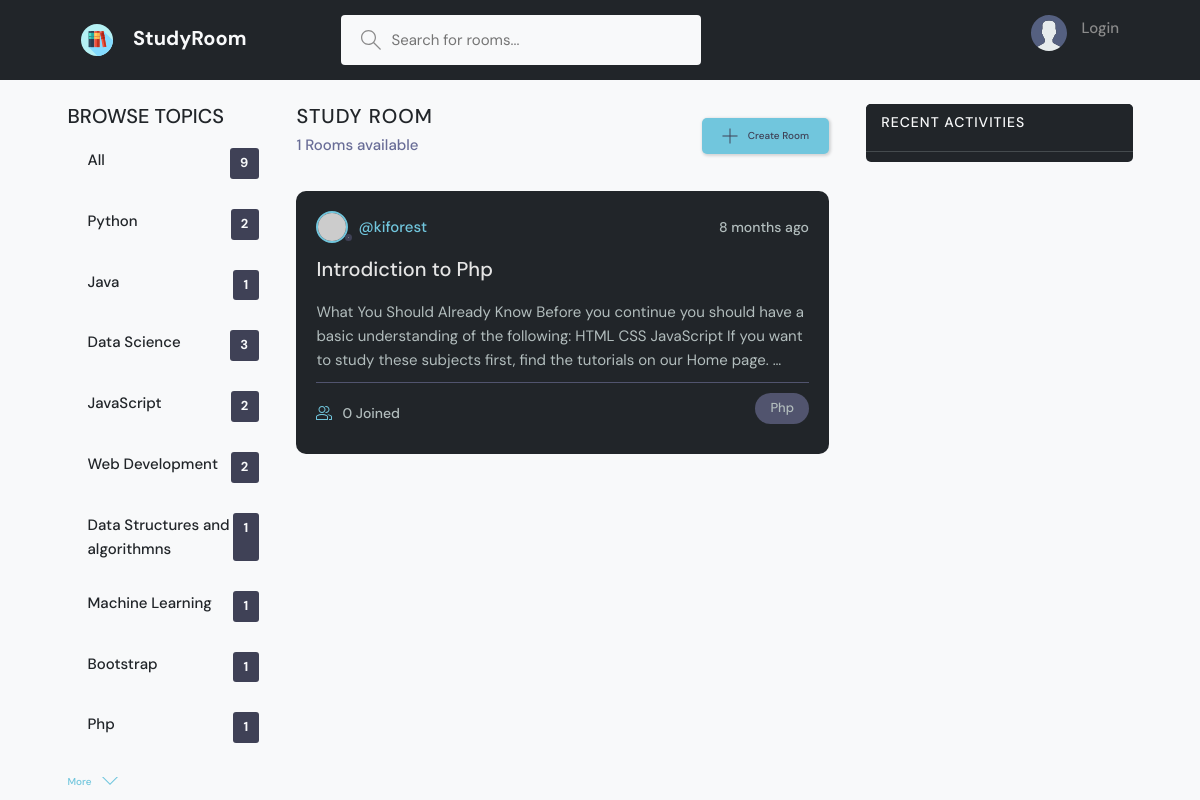
Before: /?q=Php with the older database file.
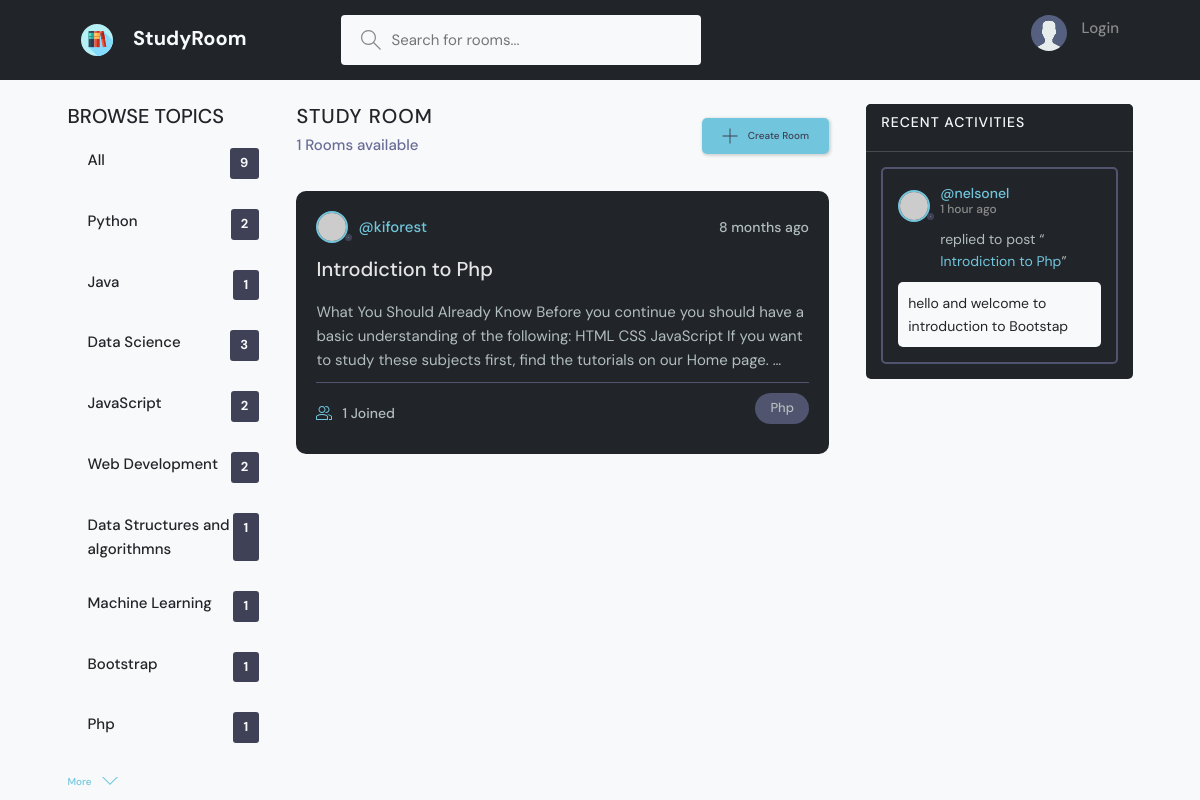
After: the same page with the newer database file.
### base/models.py (models this page shows, shortened)
class Topic(models.Model):
    name = models.CharField(max_length=200)

class Room(models.Model):
    host = models.ForeignKey(User, on_delete=models.SET_NULL, null=True)
    topic = models.ForeignKey(Topic, on_delete=models.SET_NULL, null=True)
    name = models.CharField(max_length=200)
    description = models.TextField(null=True, blank=True)
    participants = models.ManyToManyField(User,related_name='participants', blank=True)
    updated = models.DateTimeField(auto_now=True)
    created = models.DateTimeField(auto_now_add=True)
    class Meta:
        ordering = ['-updated', '-created']
    def __str__(self):
        return self.name[0:50]

class Message(models.Model):
    user = models.ForeignKey(User, on_delete=models.CASCADE)
    room = models.ForeignKey(Room, on_delete=models.CASCADE)
    body = models.TextField()
    updated = models.DateTimeField(auto_now=True)
    created = models.DateTimeField(auto_now_add=True)
    class Meta:
        ordering = ['-updated', '-created']

### base/views.py (the view)
# urls.py: path('', views.home, name='home'),
def home(request):
    q = request.GET.get('q') if request.GET.get('q') != None else ''
    rooms = Room.objects.filter(
        Q(topic__name__icontains=q) |
        Q(name__icontains=q) |
        Q(host__username__icontains=q) |
        Q(description__icontains=q)
    )
    topics = Topic.objects.all()
    room_count = rooms.count()
    room_messages = Message.objects.filter(Q(room__topic__name__icontains=q))
    context = {'rooms': rooms, 'topics': topics,
               'room_count': room_count, 'room_messages': room_messages}
    return render(request, 'base/home.html', context)

### base/templates/base/home.html (shortened to what this page needs)
{% extends 'main.html' %}
{% block content %}
  <main class="layout layout--3">
    <div class="container">
      {% include 'base/topics_component.html' %}
      <div class="roomList">
        <div class="roomList__header">
          <div>
            <h2 class="text-dark">Study Room</h2>
            <p>{{rooms.count}} Rooms available</p>
          </div>
          <a class="btn btn--main" href="{% url 'create-room' %}">
            <svg version="1.1" xmlns="http://www.w3.org/2000/svg" width="32" height="32" viewBox="0 0 32 32">
              <title>add</title>
              <path
                d="M16.943 0.943h-1.885v14.115h-14.115v1.885h14.115v14.115h1.885v-14.115h14.115v-1.885h-14.115v-14.115z">
              </path>
            </svg>
            Create Room
          </a>
        </div>
        {% include 'base/feed_component.html' %}
      </div>
      {% include 'base/activity_component.html' %}
    </div>
  </main>
  {% endblock %}

### base/templates/base/topics_component.html
<div class="topics sticky">
    <div class="topics__header">
        <h2 class="text-dark">Browse Topics</h2>
    </div>
    <ul class="topics__list">
        <li class="">
            <a class="text-dark hoover" href="{% url 'home' %}">All <span class="text-light">{{topics.count}}</span></a>
        </li>
        {% for topic in topics %}
        <li class="">
            <a class="text-dark hoover" href="{% url 'home' %}?q={{topic.name}}">{{topic.name}} <span
            class="text-light">{{topic.room_set.all.count}}</span></a>
        </li>
        {% endfor %}
    </ul>
    <button class="btn btn--link" href="topics.html">
        More
        <svg version="1.1" xmlns="http://www.w3.org/2000/svg" width="32" height="32" viewBox="0 0 32 32">
            <title>chevron-down</title>
            <path d="M16 21l-13-13h-3l16 16 16-16h-3l-13 13z"></path>
        </svg>
    </button>
</div>

### base/templates/base/feed_component.html (shortened to what this page needs)
{% for room in rooms %}
<div class="roomListRoom bg-dark">
    <div class="roomListRoom__header">
        <a href="{% url 'user-profile' room.host.id %}" class="roomListRoom__author">
            <div class="avatar avatar--small">
                <img src="https://randomuser.me/api/portraits/women/11.jpg" />
            </div>
            <span>@{{room.host.username}}</span>
        </a>
        <div class="roomListRoom__actions">
            <span>{{room.created|timesince}} ago</span>
        </div>
    </div>
    <div class="roomListRoom__content">
        <a href="{% url 'room' room.id %}">{{room.name}}</a>
        <p>
            {{room.description |truncatewords:35}}
        </p>
    </div>
    <div class="roomListRoom__meta">
        <a href="{% url 'room' room.id %}" class="roomListRoom__joined">
            {{room.participants.all.count}} Joined
        </a>
        <p class="roomListRoom__topic">{{room.topic.name}}</p>
    </div>
</div>
{% endfor %}

### base/templates/base/activity_component.html (shortened to what this page needs)
<div class="activities bg-dark">
    <div class="activities__header">
      <h2 class="bg-dark text-light">Recent Activities</h2>
    </div>
    <hr class="bg-light">
     {% for message in room_messages %}
    <div class="activities__box">
      <div class="activities__boxHeader roomListRoom__header">
        <a href="{% url 'user-profile' message.user.id %}" class="roomListRoom__author">
          <div class="avatar avatar--small">
            <img src="https://randomuser.me/api/portraits/women/11.jpg" />
          </div>
          <p >
            @{{message.user}}
            <span>{{message.created|timesince}} ago</span>
          </p>
        </a>
      </div>
      <div class="activities__boxContent">
        <p>replied to post “<a href="{% url 'room' message.room.id %}">{{message.room}}</a>”</p>
        <div class="activities__boxRoomContent bg-light text-dark">
            {{message.body}}
        </div>
      </div>
    </div>
    {% endfor %}
  </div>

Changed rows visible on the page:
computed for Room "Introdiction to Php": participants.all.count "0" → "1"
added Message: user "nelsonel", created "1 hour", room "Introdiction to Php", body "hello and welcome to introduction to Bootstap"
